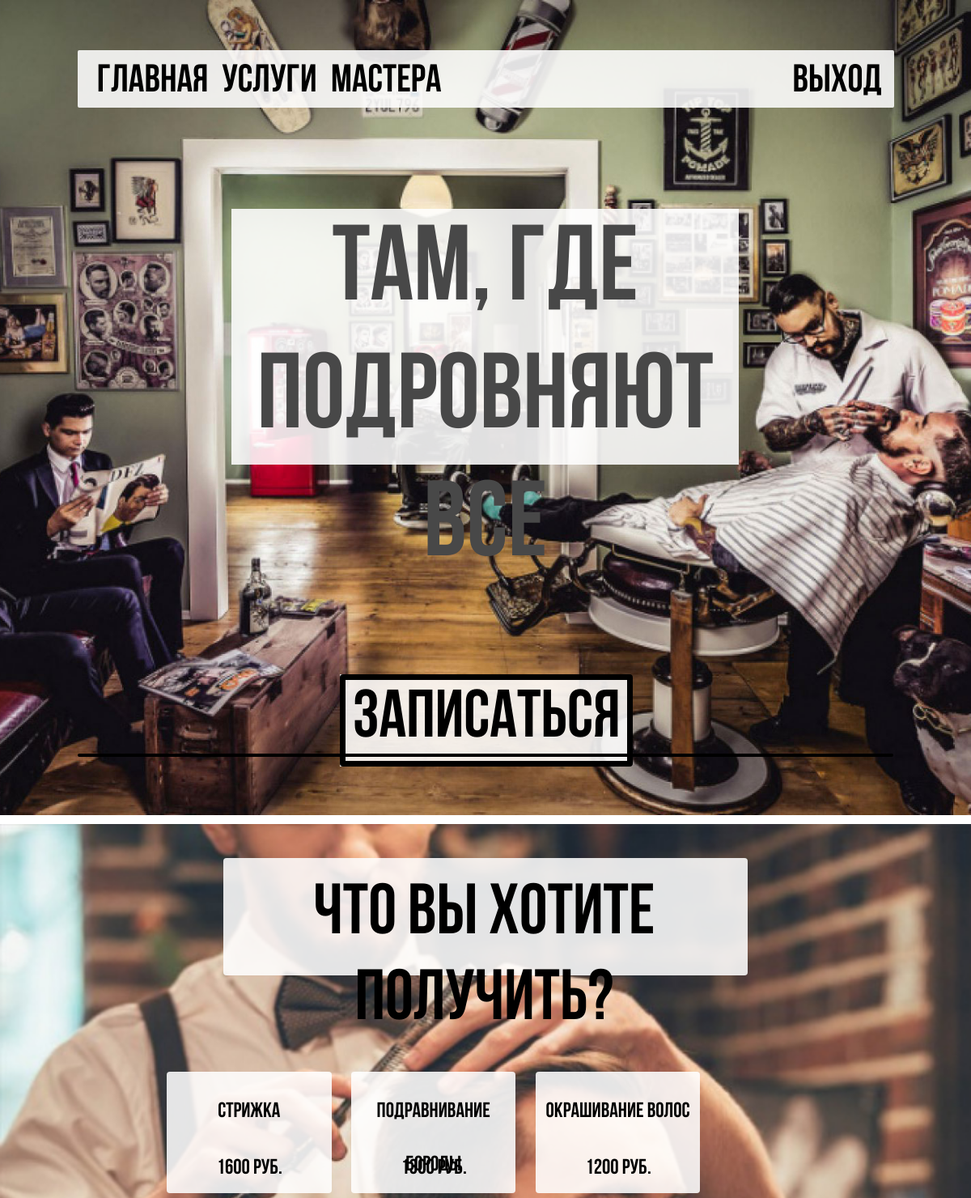
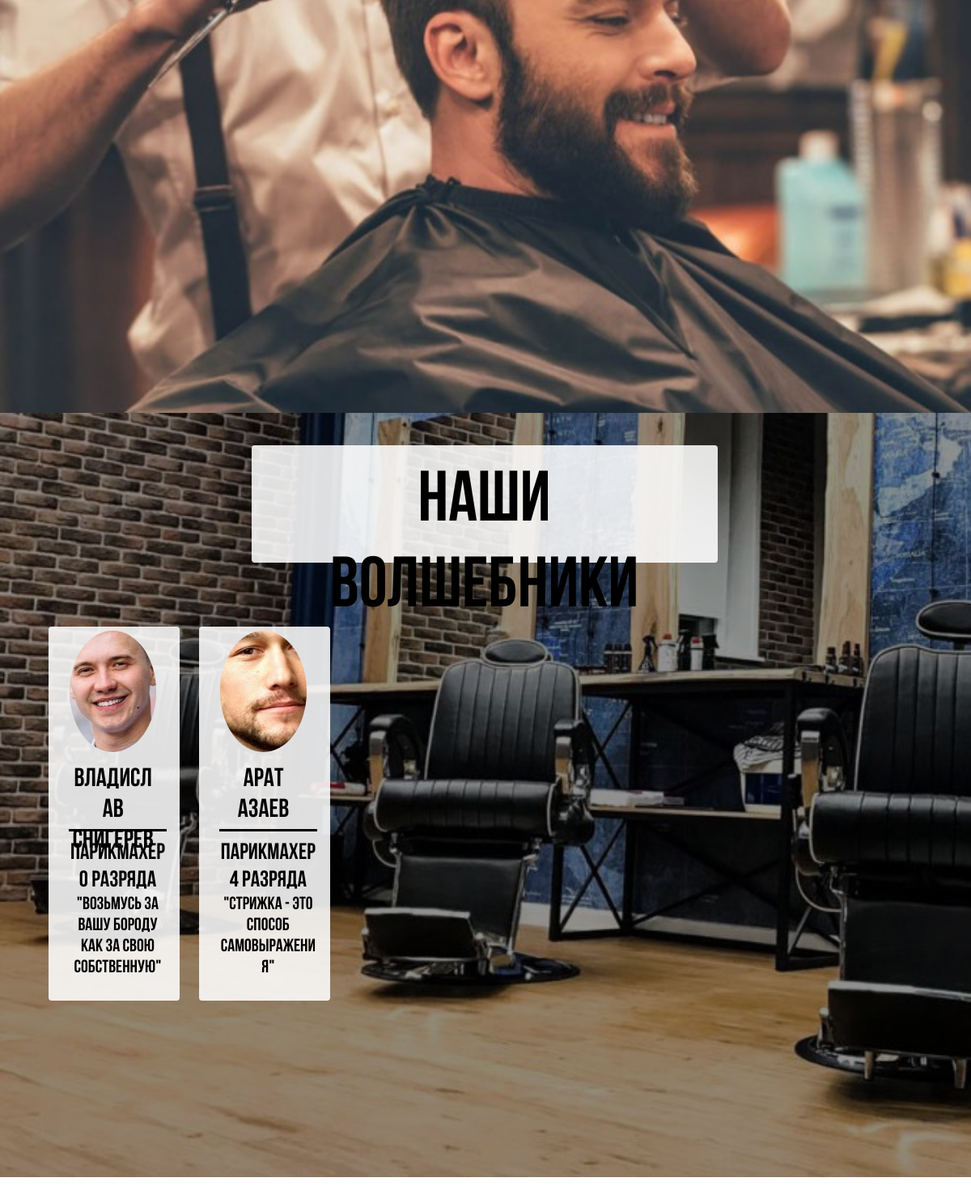
Screenshot of /customer_page.html with the database file from the repository (2 pictures, top to bottom).
### courseapp/models.py (models this page shows)
class Service(models.Model):
    name = models.CharField(max_length=30)
    price = models.IntegerField(default=0)
    lead_time = models.IntegerField(default=0)

class Employee(models.Model):
    login = models.CharField(max_length=30)
    password = models.CharField(max_length=30, default="")
    name = models.CharField(max_length=100)
    privilege = models.CharField(max_length=10, default="customer")
    phone = models.CharField(max_length=11, blank=True)
    discount = models.IntegerField(default=0, blank=True)
    qualification = models.IntegerField(default=0, blank=True)
    picture = models.ImageField(upload_to="static/images", blank=True)
    description = models.TextField(default="", blank=True)

### courseapp/views.py (the view)
# urls.py: path('customer_page.html', CustomerPage.as_view()),
class CustomerPage(View):
    def get(self, request):
        masters = get_masters()
        services = get_services()
        context = {
            "masters": masters,
            "services": services,
        }
        return render(request, 'customer_page.html', context=context)

### courseapp/pythonScripts/getData.py (called while the page is built)
def get_masters():
    masters = Employee.objects.filter(privilege="master")
    return masters

def get_services():
    services = Service.objects.all()
    return services

### courseapp/templates/customer_page.html (shortened to what this page needs)
<!DOCTYPE html>
<html class="nojs html css_verticalspacer" lang="ru-RU">
 <head>
  <link rel="stylesheet" type="text/css" href="static/css/site_global.css">
  <link rel="stylesheet" type="text/css" href="static/css/index.css">
 </head>
 <body>
  <div class="clearfix borderbox" id="page">
   <div class="browser_width colelem" id="u94-bw">
    <div class="museBGSize" id="u94">
     <div class="clearfix" id="u94_align_to_page">
      <div class="clearfix colelem" id="pu313">
       <div class="grpelem" id="u313"></div>
       <div class="clearfix grpelem" id="u419-4">
        <p id="u419-2">услуги</p>
       </div>
       <div class="clearfix grpelem" id="u428-4">
        <p id="u428-2">мастера</p>
       </div>
       <div class="clearfix grpelem" id="u443-4">
        <p id="u443-2">выход</p>
       </div>
       <div class="clearfix grpelem" id="u425-4">
        <p id="u425-2">главная</p>
       </div>
       <a class="nonblock nontext anim_swing transition grpelem" id="u416" href="#services"></a>
       <a class="nonblock nontext anim_swing transition grpelem" id="u431" href="#masters"></a>
       <a class="nonblock nontext transition grpelem" id="u440" href="/"></a>
       <a class="nonblock nontext MuseLinkActive grpelem" id="u422" href="customer_page.html"></a>
      </div>
      <div class="clearfix colelem" id="u134">
       <div class="grpelem" id="u131"></div>
       <div class="clearfix grpelem" id="u113-4">
        <p>Там, где подровняют все</p>
       </div>
      </div>
      <div class="clearfix colelem" id="pu2006">
       <div class="grpelem" id="u2006"></div>
       <a class="nonblock nontext rounded-corners clearfix grpelem" id="u2003-4" href="create_order.html"><p>Записаться</p></a>
      </div>
     </div>
    </div>
   </div>
   <div class="rounded-corners colelem" id="u252"></div>
   <div class="browser_width colelem" id="u375-bw">
    <div class="museBGSize" id="u375">
     <div class="clearfix" id="u375_align_to_page">
      <a class="anchor_item grpelem" id="services" data-sizePolicy="fixed" data-pintopage="page_fluidx"></a>
      <div class="clearfix grpelem" id="ppu506">
       <div class="clearfix colelem" id="pu506">
        <div class="grpelem" id="u506"></div>
        <div class="clearfix grpelem" id="u515-4">
         <p>Что вы хотите получить?</p>
        </div>
       </div>
       <div class="inline_service">
        {% for service in services %}
         {% include 'service_template.html' %}
        {% endfor %}
       </div>
       <div class="clearfix colelem" id="pu1646">
        <a class="nonblock nontext rounded-corners clearfix grpelem" id="u401-4" href="create_order.html"><p>Записаться</p></a>
       </div>
      </div>
     </div>
    </div>
   </div>
   <div class="clearfix colelem" id="pu446">
    <div class="browser_width grpelem" id="u446-bw">
     <div class="museBGSize" id="u446"></div>
    </div>
    <div class="browser_width grpelem" id="u497-bw">
     <div id="u497"></div>
    </div>
    <div class="clearfix grpelem" id="u503-4">
     <p>наши волшебники</p>
    </div>
    <div class="grpelem" id="u518"></div>
    <div class="inline_class">
     {% for master in masters %}
      {% include 'master_icon.html' %}
     {% endfor %}
    </div>
   </div>
  </div>
   </body>
</html>

### courseapp/templates/service_template.html
<div class="left_dvig_service">
    <div class="clearfix colelem" id="pu398">
        <div class="grpelem" id="u398"></div>
        <div class="clearfix grpelem" id="u395-4">
            <p><span id="u395">{{ service.price }} руб.</span></p>
        </div>
        <div class="clearfix grpelem" id="u389-4">
            <p><span id="u389">{{ service.name }}</span></p>
        </div>
    </div>
</div>

### courseapp/templates/master_icon.html (shortened to what this page needs)
{% block content %}
<div class="left_dvig">
    <div class="grpelem" id="u482"></div>
    <div class="rounded-corners grpelem" id="u476" style="background: transparent url({{ master.picture }}) no-repeat center center;"></div>
    <div class="clearfix grpelem" id="u485-4">
     <p>{{ master.name }}</p>
    </div>
    <div class="clearfix grpelem" id="u488-6">
     <p id="u488-2">парикмахер {{ master.qualification }} разряда</p>
     <p id="u488-4">&quot;{{ master.description }}&quot;</p>
    </div>
    <a class="anchor_item grpelem" id="masters" data-sizePolicy="fixed" data-pintopage="page_fluidx"></a>
</div>
{% endblock %}

### courseapp/static/css/site_global.css (style rules this page uses)
html { min-height: 100%; min-width: 100%; -ms-text-size-adjust: none; }
body, div, dl, dt, dd, ul, ol, li, nav, h1, h2, h3, h4, h5, h6, pre, code, form, fieldset, legend, input, button, textarea, p, blockquote, th, td, a { margin: 0px; padding: 0px; border-width: 0px; border-style: solid; border-color: transparent; -webkit-transform-origin: left top; -ms-transform-origin: left top; -o-transform-origin: left top; transform-origin: left top; background-repeat: no-repeat; }
.transition { -webkit-transition-property: background-image, background-position, background-color, border-color, border-radius, color, font-size, font-style, font-weight, letter-spacing, line-height, text-align, box-shadow, text-shadow, opacity; transition-property: background-image, background-position, background-color, border-color, border-radius, color, font-size, font-style, font-weight, letter-spacing, line-height, text-align, box-shadow, text-shadow, opacity; }
body { font-family: Arial, Helvetica Neue, Helvetica, sans-serif; text-align: left; font-size: 14px; line-height: 17px; word-wrap: break-word; text-rendering: optimizeLegibility; -moz-font-feature-settings: 'liga'; -ms-font-feature-settings: 'liga'; -webkit-font-feature-settings: 'liga'; font-feature-settings: 'liga'; }
a:link { color: #0000FF; text-decoration: underline; }
a.nontext { color: black; text-decoration: none; font-style: normal; font-weight: normal; }
.colelem { display: inline; float: left; clear: both; }
.clearfix:after { content: "\0020"; visibility: hidden; display: block; height: 0px; clear: both; }
.anchor_item { width: 22px; height: 18px; }
.MenuBar .SubMenuVisible, .MenuBarVertical .SubMenuVisible, .MenuBar .SubMenu .SubMenuVisible, .popup_element.Active, span.actAsPara, .actAsDiv, a.nonblock.nontext, img.block { display: block; }
.borderbox { -moz-box-sizing: border-box; -webkit-box-sizing: border-box; -ms-box-sizing: border-box; box-sizing: border-box; }
.browser_width>* { position: absolute; left: 0px; right: 0px; }
.grpelem, .accordion_wrapper { display: inline; float: left; }
p, h1, h2, h3, h4, h5, h6, ol, ul, span.actAsPara { max-height: 1000000px; }
@media screen and (-webkit-min-device-pixel-ratio:0) { body { text-rendering: auto; } }

### rows the page displays
Service: price "1600", name "стрижка"
Service: price "1300", name "подравнивание бороды"
Service: price "1200", name "окрашивание волос"
Employee: picture (picture), name "Владислав Снигерев", qualification "0", description "Возьмусь за вашу бороду как за свою собственную"
Employee: picture (picture), name "Арат Азаев", qualification "4", description "Стрижка - это способ самовыражения"
